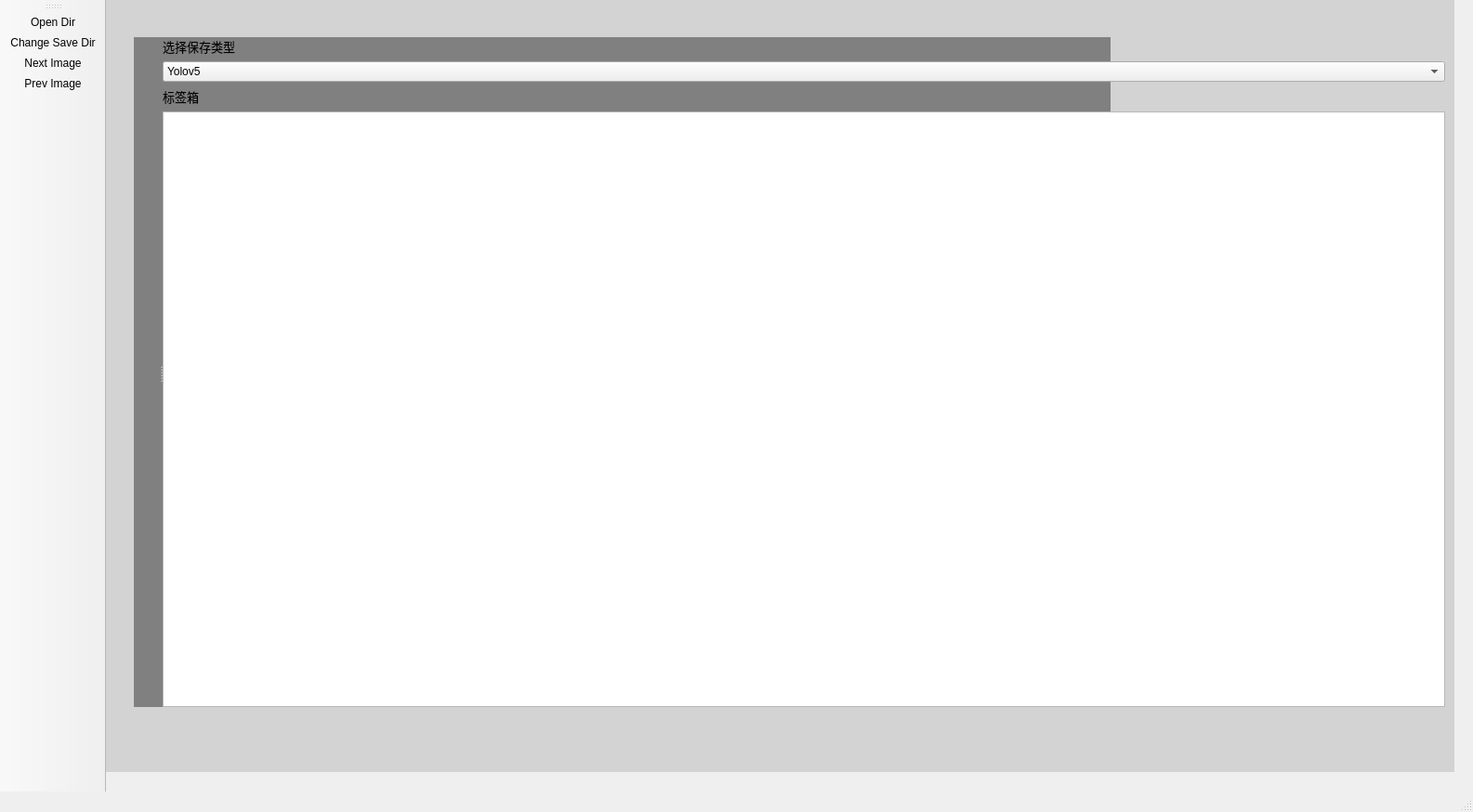
<?xml version="1.0" encoding="UTF-8"?>
<ui version="4.0">
 <class>MainWindow</class>
 <widget class="QMainWindow" name="MainWindow">
  <property name="geometry">
   <rect>
    <x>0</x>
    <y>0</y>
    <width>1585</width>
    <height>874</height>
   </rect>
  </property>
  <property name="font">
   <font>
    <pointsize>6</pointsize>
   </font>
  </property>
  <property name="contextMenuPolicy">
   <enum>Qt::CustomContextMenu</enum>
  </property>
  <property name="windowTitle">
   <string>LabelQuick</string>
  </property>
  <property name="windowIcon">
   <iconset>
    <normaloff>../../../../Pictures/Screenshots/屏幕截图 2024-06-30 204705.png</normaloff>../../../../Pictures/Screenshots/屏幕截图 2024-06-30 204705.png</iconset>
  </property>
  <widget class="QWidget" name="centralwidget">
   <widget class="QLabel" name="label">
    <property name="geometry">
     <rect>
      <x>0</x>
      <y>0</y>
      <width>1451</width>
      <height>831</height>
     </rect>
    </property>
    <property name="styleSheet">
     <string notr="true">background:lightgray</string>
    </property>
    <property name="text">
     <string/>
    </property>
   </widget>
   <widget class="QLabel" name="label_2">
    <property name="geometry">
     <rect>
      <x>30</x>
      <y>40</y>
      <width>1051</width>
      <height>721</height>
     </rect>
    </property>
    <property name="styleSheet">
     <string notr="true">background: gray</string>
    </property>
    <property name="text">
     <string/>
    </property>
   </widget>
   <widget class="QSplitter" name="splitter">
    <property name="geometry">
     <rect>
      <x>30</x>
      <y>40</y>
      <width>1411</width>
      <height>721</height>
     </rect>
    </property>
    <property name="orientation">
     <enum>Qt::Horizontal</enum>
    </property>
    <widget class="QLabel" name="label_3">
     <property name="text">
      <string/>
     </property>
    </widget>
    <widget class="QWidget" name="layoutWidget">
     <layout class="QVBoxLayout" name="verticalLayout">
      <item>
       <widget class="QLabel" name="label_4">
        <property name="font">
         <font>
          <pointsize>10</pointsize>
         </font>
        </property>
        <property name="text">
         <string>选择保存类型</string>
        </property>
       </widget>
      </item>
      <item>
       <widget class="QComboBox" name="comboBox">
        <property name="font">
         <font>
          <pointsize>9</pointsize>
         </font>
        </property>
        <item>
         <property name="text">
          <string>Yolov5</string>
         </property>
        </item>
       </widget>
      </item>
      <item>
       <widget class="QLabel" name="label_5">
        <property name="font">
         <font>
          <pointsize>10</pointsize>
         </font>
        </property>
        <property name="text">
         <string>标签箱</string>
        </property>
       </widget>
      </item>
      <item>
       <widget class="QListWidget" name="listWidget">
        <property name="font">
         <font>
          <pointsize>15</pointsize>
         </font>
        </property>
       </widget>
      </item>
     </layout>
    </widget>
   </widget>
  </widget>
  <widget class="QMenuBar" name="menubar">
   <property name="geometry">
    <rect>
     <x>0</x>
     <y>0</y>
     <width>1585</width>
     <height>26</height>
    </rect>
   </property>
  </widget>
  <widget class="QStatusBar" name="statusbar"/>
  <widget class="QToolBar" name="toolBar">
   <property name="font">
    <font>
     <family>Arial</family>
     <pointsize>9</pointsize>
    </font>
   </property>
   <property name="windowTitle">
    <string>toolBar</string>
   </property>
   <property name="iconSize">
    <size>
     <width>50</width>
     <height>50</height>
    </size>
   </property>
   <property name="toolButtonStyle">
    <enum>Qt::ToolButtonTextUnderIcon</enum>
   </property>
   <attribute name="toolBarArea">
    <enum>LeftToolBarArea</enum>
   </attribute>
   <attribute name="toolBarBreak">
    <bool>false</bool>
   </attribute>
   <addaction name="actionOpen_Dir"/>
   <addaction name="actionChange_Save_Dir"/>
   <addaction name="actionNext_Image"/>
   <addaction name="actionPrev_Image"/>
  </widget>
  <action name="actionOpen_Dir">
   <property name="icon">
    <iconset>
     <normaloff>../icons/File.png</normaloff>../icons/File.png</iconset>
   </property>
   <property name="text">
    <string>Open Dir</string>
   </property>
   <property name="shortcut">
    <string>Ctrl+U</string>
   </property>
  </action>
  <action name="actionChange_Save_Dir">
   <property name="icon">
    <iconset>
     <normaloff>../icons/File.png</normaloff>../icons/File.png</iconset>
   </property>
   <property name="text">
    <string>Change Save Dir</string>
   </property>
   <property name="shortcut">
    <string>Ctrl+R</string>
   </property>
  </action>
  <action name="actionCreate_RectBox">
   <property name="icon">
    <iconset>
     <normaloff>../icons/Create.png</normaloff>../icons/Create.png</iconset>
   </property>
   <property name="text">
    <string>Create RectBox</string>
   </property>
   <property name="shortcut">
    <string>W</string>
   </property>
  </action>
  <action name="actionNext_Image">
   <property name="icon">
    <iconset>
     <normaloff>../icons/Next Image.jpg</normaloff>../icons/Next Image.jpg</iconset>
   </property>
   <property name="text">
    <string>Next Image</string>
   </property>
   <property name="shortcut">
    <string>D</string>
   </property>
  </action>
  <action name="actionPrev_Image">
   <property name="icon">
    <iconset>
     <normaloff>../icons/Prev Image.jpg</normaloff>../icons/Prev Image.jpg</iconset>
   </property>
   <property name="text">
    <string>Prev Image</string>
   </property>
   <property name="shortcut">
    <string>A</string>
   </property>
  </action>
 </widget>
 <resources/>
 <connections/>
</ui>
